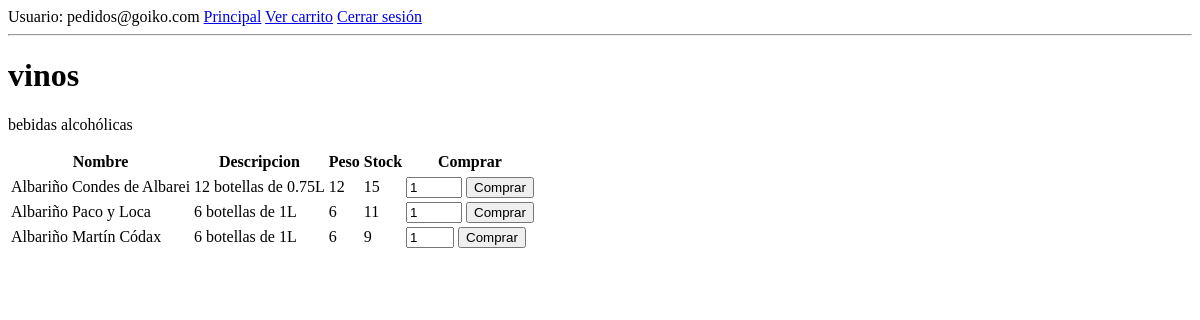
Page /ud4_pedidos/productos.php?categoria=2 (signed in) on the earlier database version.
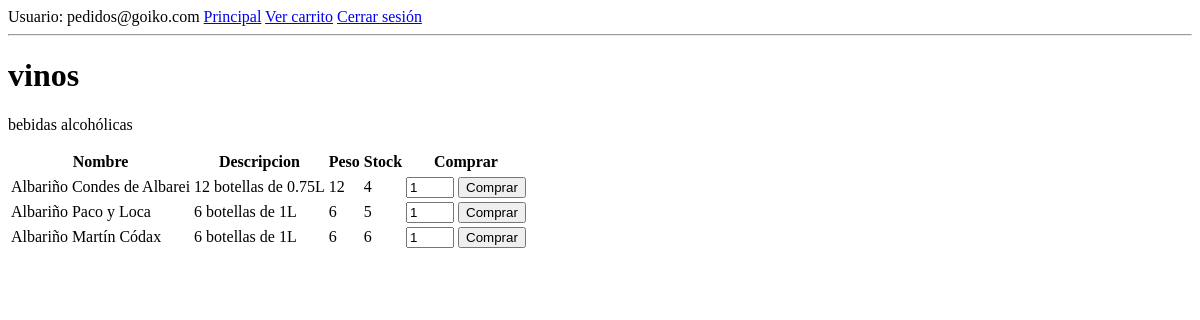
Same page on the later database version.
### tables this page shows
CREATE TABLE `categorias` (
  `codigo` int(11) NOT NULL,
  `nombre` varchar(45) NOT NULL,
  `descripcion` varchar(150) NOT NULL
);

CREATE TABLE `productos` (
  `codigo` int(11) NOT NULL,
  `nombre` varchar(45) NOT NULL,
  `descripcion` varchar(150) NOT NULL,
  `peso` int(11) NOT NULL,
  `stock` int(11) NOT NULL,
  `categoria` int(11) NOT NULL
);

### ud4_pedidos/bd.php (called while the page is built, shortened)
<?php
function obtenerConexion() {
    try {
        $conexion = new PDO("mysql:host=" . DB_HOST . "; dbname=" . DB_NAME . "", DB_USER, DB_PASSWORD);
        $conexion->setAttribute(PDO::ATTR_ERRMODE, PDO::ERRMODE_EXCEPTION);
        $conexion->exec("SET CHARACTER SET " . DB_CHARSET);
        return $conexion;
    } catch (Exception $e) {
        echo $e->GetMessage();
    }
}
function obtenerCategoria($codigo) {
    $conexion = obtenerConexion();
    $sql = "SELECT * FROM categorias WHERE codigo = ?";
    $sentencia = $conexion->prepare($sql);
    $sentencia->execute([$codigo]);
    return $sentencia->fetch(PDO::FETCH_OBJ);
}
function obtenerProductosConStock($categoria) {
    $conexion = obtenerConexion();
    $sql = "SELECT * FROM productos WHERE categoria = ? AND stock!=0";
    $sentencia = $conexion->prepare($sql);
    $sentencia->execute([$categoria]);
    return $sentencia->fetchAll(PDO::FETCH_OBJ);
}

### ud4_pedidos/productos.php (the view, shortened to what this page needs)
<?php
    require_once 'bd.php';
    ?>
<!DOCTYPE html>
<html lang="es">
<head>
</head>
<body>
<?php
    require 'cabecera.php';
    $categoria = obtenerCategoria($_GET['categoria']);
    $productos = obtenerProductosConStock($_GET['categoria']);
    if($productos === FALSE) {
        echo '<p>Esta categoria no tiene productos.</p>';
        echo '<p>Necesitas añadir productos de la categoria <b>' . $categoria->nombre . '</b> en la base de datos.</p>';
    } else {
        echo '<h1>' . $categoria->nombre . '</h1>';
        echo '<p>' . $categoria->descripcion . '</p>';
        echo '<table>';
        echo '<tr><th>Nombre</th><th>Descripcion</th><th>Peso</th><th>Stock</th><th>Comprar</th><tr>';
        foreach ($productos as $producto) {
            $codigo = $producto->codigo;
            $nombre = $producto->nombre;
            $descripcion = $producto->descripcion;
            $peso = $producto->peso;
            $stock = $producto->stock;
            echo "<tr><td>$nombre</td><td>$descripcion</td><td>$peso</td><td>$stock</td>
            <td>
                <form action='añadirProductoCarrito.php' method='post'>
                    <input name='unidades' type='number' min='1' max='$stock' value='1'>
                    <input type='submit' value='Comprar'>
                    <input name='codigo' type='hidden' value='$codigo'>
                    <input name='categoria' type='hidden' value='$categoria->codigo'>
                    <input name='stock' type='hidden' value='$stock'>
                </form>
            </td>
            </tr>";
        }
        echo '</table>';
    }
?>
</body>
</html>

### ud4_pedidos/cabecera.php
<header>
    Usuario: <?php echo $_SESSION['usuario']->email;?>
    <a href="categorias.php">Principal</a>
    <a href="carrito.php">Ver carrito</a>
    <a href="logout.php">Cerrar sesión</a>
</header>
<hr>

Differences in the rows shown:
changed productos "Albariño Condes de Albarei": stock "15" → "4"
changed productos "Albariño Paco y Loca": stock "11" → "5"
changed productos "Albariño Martín Códax": stock "9" → "6"
